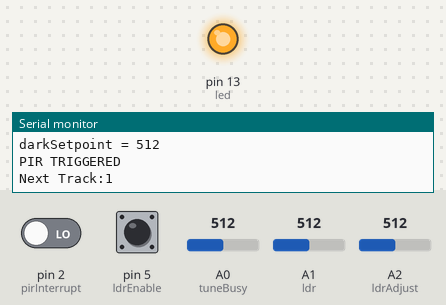
Recording of a sketch running on a simulated Arduino Nano, built with avr-gcc and run on an emulated ATmega328P. Parts: output pins drawn as LEDs (lit = HIGH), the last lines printed to the serial monitor. The test bench sets the inputs (shaded band); at power-on: pin 2 (pirInterrupt) LOW, pin 5 (ldrEnable) HIGH, A0 (tuneBusy) = 512, A1 (ldr) = 512, A2 (ldrAdjust) = 512. Sleep ends after the set time or at an interrupt; random numbers use the default seed unless the sketch sets one; the audio player accepts every command and is not drawn; pins used as bus, display or sensor lines are not drawn.

Above: at 1.9 s.
2.0 s: pin 2 (pirInterrupt) driven HIGH
At 7.2 s:
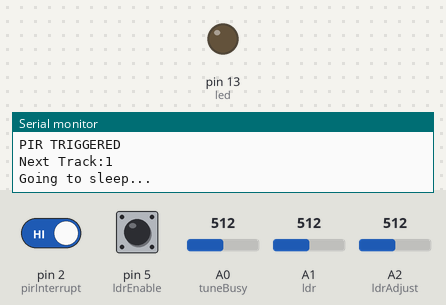
7.6 s: pin 2 (pirInterrupt) driven LOW
At 8.0 s:
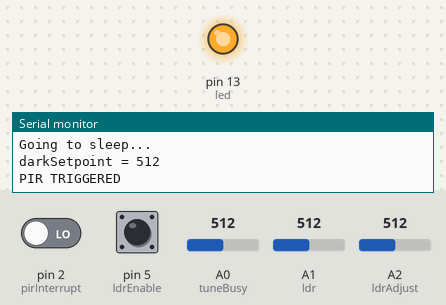
19.7 s: pin 5 (ldrEnable) pulled LOW for 1 s
23.3 s: A0 (tuneBusy) set to 419
29.5 s: A0 (tuneBusy) set to 385
Timing chart, 0 to 32.0 s (numbered marks = the images above; inputs shaded):
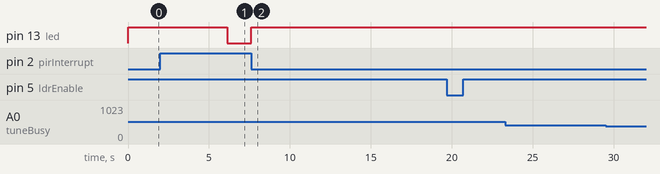

The sketch:

SolarBirdSongUnitv12.ino
```cpp
/*
  The code for a Solar Powered Birdsong Unit
  This is recharged by solar PV power
  It has a PIR which sets off birdsong stored onto
  a SoundOut MP3 Audio Module (EA MOD 1021) from Embedded Adventures
  http://www.embeddedadventures.com/soundout_mp3_module_mod-1021.html

  The power to the sound unit and amplifier are controlled
  using a digital output pin.

  This must have a decent power supply (eg. battery) or it will brown-out reset.

  This runs on
  A Nano 5V
  A SoundOut MP3 Audio Module (EA MOD 1021) from Embedded Adventures
  http://www.embeddedadventures.com/soundout_mp3_module_mod-1021.html
  A li-po rider + PV module is used to recharge a 2000mAh li-ion battery
  A simple PIR sensor is used to trigger the unit.

  To reduce power consumption the unit goes to sleep a LOT.
  An interuupt from the PIR pin causes it to wake up

  If its triggered the a random sound file is played.
  If not then it just goes back to sleep again.
  Current when asleep = 1-1.5mA
  Current when awake = 20mA
  Current when playing sounds = 100-200mA.

  DFPlayer Mini
  Datasheet:
  https://www.openhacks.com/uploadsproductos/dfplayer_mini_-_robot_wiki.pdf
  Code:
  http://www.dfrobot.com/wiki/index.php/DFPlayer_Mini_SKU:DFR0299

  Use LDR to sense if dark or not.
  If dark then do not play sounds.

  More infomation here:
  matt@re-innovation.co.uk
  www.re-innovation.co.uk

*/

/*
  Updates:
  5/5/15  First version of the code - Matt Little
  1/6/15  Adding sleep code to reduce power consumption - Matt Little
  18/5/16 Changing player to DFPlayer Mini. Same unit. - Matt Little
  18/5/16 Sorting MP3 file playing issue. Should always play the same file.
  26/5/16 Adjusting volume
*/

#include <stdlib.h>
#include <avr/sleep.h>
#include <avr/power.h>
#include <SoftwareSerial.h>
#include <DFPlayer_Mini_Mp3.h>

// ***** Digital I/O *********
#define powerControl  6
#define pirInterrupt 2
#define led 13
#define ldrEnable 5   // This is set low to enable the ldr reading
#define ldrAdjust A2

// Sound Module Connections
#define TX 11    // " 12
#define RX 10   // " 13

// Define the MP3 Module's Commands that we'll be using
#define cmdNextTrack  0x01                  // Next track.
#define cmdPrevTrack  0x02                  // Previous track.
#define cmdRepeatPlay 0x11                  // Repeat play.

#define cmdSetVolume  0x06                  // Set Volume to a specified value.
#define cmdSetEq      0x07                  // Set Equalizer to a specified value.
#define cmdReset      0x0c                  // Reset MP3 Module.
#define cmdsdTracks   0x47                  // Reset MP3 Module.
#define cmdLowPower   0x0A                  // Put module into Low Power mode

// ******* Analogue I/O **********
int tuneBusy = A0;  // Measure when the audio module has finnished.
int ldr = A1; // a light sensor for measuring if dark

int tune;  // This is the tune file to play

boolean tooDark = LOW;  // Flag in case its too dark...

// *********** USER VARIABLES ************************//

int tuneMax = 8;  // This is the maximum tune ID (usually 20)

int darkSetpoint = 600; // Adjust for the switch off - Adjusted by POT now.

int delaySec = 2; // delay between files playing

unsigned int volume = 10;                   // Starting MP3 module volume (0 - 31).

// ********** END OF USER VARIABLES *****************//
int sensorValue = 0;  // Holds the busy pin sensor value.

boolean busyPin = 0;  // This is a flag for the busyPin

SoftwareSerial mp3(RX, TX); // RX, TX


unsigned int eq = 0;                        // Normal/Pop/Rock/Jazz/Classic/Base equalizer.

unsigned int playTune = 0;  // This holds a random number from


void interruptPIR() {
  // Want to wake up from sleep here
  //sleep_disable();
  // An interrupt on Pin D2 should wake this up.
  detachInterrupt(0);
  sleep_disable();

}


/***************************************************
 *  Name:        enterSleep
 *
 *  Returns:     Nothing.
 *
 *  Parameters:  None.
 *
 *  Description: Enters the arduino into sleep mode.
 *
 ***************************************************/
void enterSleep(void)
{

  sleep_enable();
  // Attach interrupt again
  attachInterrupt(0, interruptPIR, LOW);
  delay(100);

  set_sleep_mode(SLEEP_MODE_PWR_DOWN);

  cli();
  sleep_bod_disable();
  sei();
  sleep_cpu();

  /* The program will continue from here. */


  /* First thing to do is disable sleep. */
  sleep_disable();
}

void setup()
{

  // Set all other pins to input with pull_up to reduce power consumption

  DDRD &= B01000011;       // set Arduino  as inputs, leaves 0,1 (RX & TX) 2 & 5 as is
  DDRB = B00000000;        // set pins 8 to 13 as inputs, leaves 10,11 as is
  PORTD |= B10111100;      // enable pullups on pins 2 to 7, leaves 0,1 (RX & TX) 2 & 5 as is
  PORTB |= B11111111;      // enable pullups on pins 8 to 13, leaves 10,11 as is

  // initialize the digital pin as an output.
  // Pin 13 has an LED connected on most Arduino boards:
  pinMode(led, OUTPUT);
  digitalWrite(led, LOW);             // MP3 module busy signal is active low.

  pinMode(ldrEnable, INPUT_PULLUP);

  pinMode(RX,INPUT);
  pinMode(TX,OUTPUT);
  pinMode(powerControl, OUTPUT);
  digitalWrite(powerControl, LOW);

  Serial.begin(9600);
  mp3.begin(9600);   // Initialise software serial.

  mp3_set_serial (mp3); //set Serial for DFPlayer-mini mp3 module
  randomSeed(analogRead(A3));  // Read a disconnected pin to seed the random algorithm
}


void loop()
{


    if(digitalRead(pirInterrupt)==HIGH)
    {
      Serial.println("Going to sleep...");
      /* Re-enter sleep mode. */
      enterSleep();
    }

    darkSetpoint = analogRead(ldrAdjust);
    Serial.print("darkSetpoint = ");
    Serial.println(darkSetpoint);


    // First check the LDR
    // If dark then do not play sounds

    if(digitalRead(ldrEnable)==LOW)
    {
      Serial.println(analogRead(ldr));
      if(analogRead(ldr)>=darkSetpoint)
      {
        Serial.println("Too Dark");
        digitalWrite(led, HIGH);
        tooDark = HIGH;
      }
      else
      {
        tooDark=LOW;
      }
    }

    if(digitalRead(ldrEnable)==HIGH||tooDark==LOW)
    {

    // Only if the PIR is activated do we play the tune:
    // This code will just wake up if the PIR is activated
    // If PIR is triggered then it will play a random bird sample.
    // Otherwise it just goes to sleep again
      Serial.println("PIR TRIGGERED");
      digitalWrite(led, HIGH);
      digitalWrite(powerControl, HIGH);

      for (int i = 0; i <= 100; i++)
      {
        delay(10);
      }
      mp3_reset;
      mp3_set_volume (volume);
      delay(100);

      // Randomly decide on the next tune:
      Serial.print("Next Track:");
      tune = random(1,(tuneMax+1));

      Serial.println(tune);

      mp3_play (tune);

     for(int i=0;i<200;i++)
     {
        sensorValue = analogRead(tuneBusy);
        delay(10);
     }

      // Wait until track finished
      while(sensorValue<=400) // Busy signal is ACTIVE LOW
      {
        for(int i=0;i<=10;i++)
        {
          delay(10);
        }
        sensorValue = analogRead(tuneBusy);
      }

      digitalWrite(powerControl, LOW);
      // Switch OFF power
      for (int i = 0; i <= 100; i++)
      {
        delay(10);
      }
    }
    delay(delaySec*1000);
    digitalWrite(led, LOW);             // MP3 module busy signal is active low
}
```

Measured:
- after the input at 2.0 s, pin 13 (led): HIGH → LOW after 4.1 s
- after the input at 7.6 s, pin 13 (led): LOW → HIGH at once
- after the input at 29.5 s, every drawn part: stays the same
